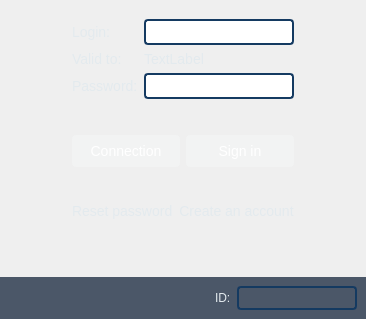
<?xml version="1.0" encoding="UTF-8"?>
<ui version="4.0">
 <class>SettingsWidget</class>
 <widget class="QWidget" name="SettingsWidget">
  <property name="geometry">
   <rect>
    <x>0</x>
    <y>0</y>
    <width>366</width>
    <height>319</height>
   </rect>
  </property>
  <property name="sizePolicy">
   <sizepolicy hsizetype="Preferred" vsizetype="Preferred">
    <horstretch>0</horstretch>
    <verstretch>0</verstretch>
   </sizepolicy>
  </property>
  <property name="styleSheet">
   <string notr="true">#settingsWidget {
	background: url(:/resource/background.jpg);
	border-width: 0;
}

QWidget {
	font-size: 14px;
}
</string>
  </property>
  <layout class="QVBoxLayout" name="verticalLayout">
   <property name="spacing">
    <number>0</number>
   </property>
   <property name="leftMargin">
    <number>0</number>
   </property>
   <property name="topMargin">
    <number>0</number>
   </property>
   <property name="rightMargin">
    <number>0</number>
   </property>
   <property name="bottomMargin">
    <number>0</number>
   </property>
   <item>
    <widget class="QWidget" name="mainWidget" native="true">
     <property name="styleSheet">
      <string notr="true">#mainWidget{
background: transparent;
}


QLabel {
color: #e3eaee;
background: transparent;
}

QLineEdit { 
 background: rgb(255, 255, 255);
 color: #143a61;
 border: 2px solid #143a61;
 border-radius:4px; 
 padding:  2px;
}

QCheckBox {
	background: transparent;
    color: white;
}

QCheckBox::indicator { 
  background: rgb(255, 255, 255);
 color: #143a61;
 border: 2px solid #143a61;
 width:  14px; 
 height:  14px;
 border-radius:4px; 
}

QCheckBox::indicator:checked {
    image: url(:/resource/object-select-symbolic.symbolic.png);
}

QPushButton {
		background: rgba(249,253,255,60);
		border-radius: 4px;
	    color: #ffffff;
}

QPushButton:hover:pressed {
		background-color: #3297ca;
}

QPushButton:hover:!pressed {
        background-color: rgba(249,253,255,80);
}
</string>
     </property>
     <layout class="QGridLayout" name="gridLayout">
      <item row="2" column="2">
       <widget class="QLabel" name="validtoValueLabel">
        <property name="text">
         <string>TextLabel</string>
        </property>
       </widget>
      </item>
      <item row="5" column="1" colspan="2">
       <layout class="QHBoxLayout" name="buttonsLayout">
        <item>
         <widget class="QPushButton" name="advancedButton">
          <property name="minimumSize">
           <size>
            <width>0</width>
            <height>32</height>
           </size>
          </property>
          <property name="toolTip">
           <string>Connection settings</string>
          </property>
          <property name="statusTip">
           <string>Connection settings</string>
          </property>
          <property name="styleSheet">
           <string notr="true"/>
          </property>
          <property name="text">
           <string>Connection</string>
          </property>
         </widget>
        </item>
        <item>
         <widget class="QPushButton" name="applyButton">
          <property name="minimumSize">
           <size>
            <width>0</width>
            <height>32</height>
           </size>
          </property>
          <property name="styleSheet">
           <string notr="true"/>
          </property>
          <property name="text">
           <string>Sign in</string>
          </property>
         </widget>
        </item>
       </layout>
      </item>
      <item row="3" column="1">
       <widget class="QLabel" name="passwordLabel">
        <property name="styleSheet">
         <string notr="true"/>
        </property>
        <property name="text">
         <string>Password:</string>
        </property>
       </widget>
      </item>
      <item row="3" column="2">
       <widget class="QLineEdit" name="passwordEdit"/>
      </item>
      <item row="7" column="1" colspan="2">
       <layout class="QHBoxLayout" name="horizontalLayout_2">
        <item>
         <widget class="QLabel" name="resetPasswordLabel">
          <property name="text">
           <string>Reset password</string>
          </property>
          <property name="openExternalLinks">
           <bool>true</bool>
          </property>
         </widget>
        </item>
        <item>
         <widget class="QLabel" name="createAccountLabel">
          <property name="text">
           <string>Create an account</string>
          </property>
          <property name="alignment">
           <set>Qt::AlignCenter</set>
          </property>
          <property name="openExternalLinks">
           <bool>true</bool>
          </property>
         </widget>
        </item>
       </layout>
      </item>
      <item row="1" column="3">
       <spacer name="horizontalSpacer_2">
        <property name="orientation">
         <enum>Qt::Horizontal</enum>
        </property>
        <property name="sizeHint" stdset="0">
         <size>
          <width>113</width>
          <height>20</height>
         </size>
        </property>
       </spacer>
      </item>
      <item row="0" column="2">
       <spacer name="verticalSpacer_2">
        <property name="orientation">
         <enum>Qt::Vertical</enum>
        </property>
        <property name="sizeHint" stdset="0">
         <size>
          <width>20</width>
          <height>40</height>
         </size>
        </property>
       </spacer>
      </item>
      <item row="14" column="2">
       <spacer name="verticalSpacer">
        <property name="orientation">
         <enum>Qt::Vertical</enum>
        </property>
        <property name="sizeHint" stdset="0">
         <size>
          <width>20</width>
          <height>78</height>
         </size>
        </property>
       </spacer>
      </item>
      <item row="2" column="1">
       <widget class="QLabel" name="validtoLabel">
        <property name="styleSheet">
         <string notr="true"/>
        </property>
        <property name="text">
         <string>Valid to:</string>
        </property>
       </widget>
      </item>
      <item row="6" column="1" colspan="2">
       <widget class="QWidget" name="spacer" native="true">
        <property name="minimumSize">
         <size>
          <width>0</width>
          <height>24</height>
         </size>
        </property>
       </widget>
      </item>
      <item row="1" column="2">
       <widget class="QLineEdit" name="accountEdit">
        <property name="minimumSize">
         <size>
          <width>140</width>
          <height>0</height>
         </size>
        </property>
       </widget>
      </item>
      <item row="1" column="1">
       <widget class="QLabel" name="accountLabel">
        <property name="styleSheet">
         <string notr="true"/>
        </property>
        <property name="text">
         <string>Login:</string>
        </property>
       </widget>
      </item>
      <item row="1" column="0">
       <spacer name="horizontalSpacer">
        <property name="orientation">
         <enum>Qt::Horizontal</enum>
        </property>
        <property name="sizeHint" stdset="0">
         <size>
          <width>113</width>
          <height>20</height>
         </size>
        </property>
       </spacer>
      </item>
      <item row="4" column="1" colspan="2">
       <widget class="QWidget" name="spacer2" native="true">
        <property name="minimumSize">
         <size>
          <width>0</width>
          <height>24</height>
         </size>
        </property>
       </widget>
      </item>
     </layout>
    </widget>
   </item>
   <item>
    <widget class="QWidget" name="toolWidget" native="true">
     <property name="minimumSize">
      <size>
       <width>0</width>
       <height>42</height>
      </size>
     </property>
     <property name="maximumSize">
      <size>
       <width>16777215</width>
       <height>42</height>
      </size>
     </property>
     <property name="autoFillBackground">
      <bool>false</bool>
     </property>
     <property name="styleSheet">
      <string notr="true">#toolWidget {
	background: rgba(29, 45, 66, 200);
}

QWidget {
	 font-size: 12px;
}

QLabel {
color: #e3eaee;
background: transparent;
}

QLineEdit {
 background: transparent;
 color: white;
 border: 2px solid #143a61;
 border-radius:4px; 
 padding:  2px;
}

QCheckBox {
	background: transparent;
   color: #e3eaee;
}

QCheckBox::indicator { 
  background: rgb(255, 255, 255);
 color: #143a61;
 border: 2px solid #143a61;
 width:  14px; 
 height:  14px;
 border-radius:4px; 
}

QCheckBox::indicator:checked {
    image: url(:/resource/object-select-symbolic.symbolic.png);
}</string>
     </property>
     <layout class="QHBoxLayout" name="horizontalLayout">
      <property name="leftMargin">
       <number>9</number>
      </property>
      <property name="topMargin">
       <number>4</number>
      </property>
      <property name="rightMargin">
       <number>9</number>
      </property>
      <property name="bottomMargin">
       <number>4</number>
      </property>
      <item>
       <spacer name="horizontalSpacer_3">
        <property name="orientation">
         <enum>Qt::Horizontal</enum>
        </property>
        <property name="sizeHint" stdset="0">
         <size>
          <width>380</width>
          <height>20</height>
         </size>
        </property>
       </spacer>
      </item>
      <item>
       <widget class="QLabel" name="storageLabel">
        <property name="text">
         <string>ID:</string>
        </property>
       </widget>
      </item>
      <item>
       <widget class="QLineEdit" name="storageEdit">
        <property name="minimumSize">
         <size>
          <width>120</width>
          <height>0</height>
         </size>
        </property>
        <property name="text">
         <string/>
        </property>
        <property name="readOnly">
         <bool>true</bool>
        </property>
       </widget>
      </item>
     </layout>
    </widget>
   </item>
  </layout>
 </widget>
 <tabstops>
  <tabstop>accountEdit</tabstop>
  <tabstop>passwordEdit</tabstop>
  <tabstop>advancedButton</tabstop>
  <tabstop>applyButton</tabstop>
  <tabstop>storageEdit</tabstop>
 </tabstops>
 <resources/>
 <connections/>
</ui>
